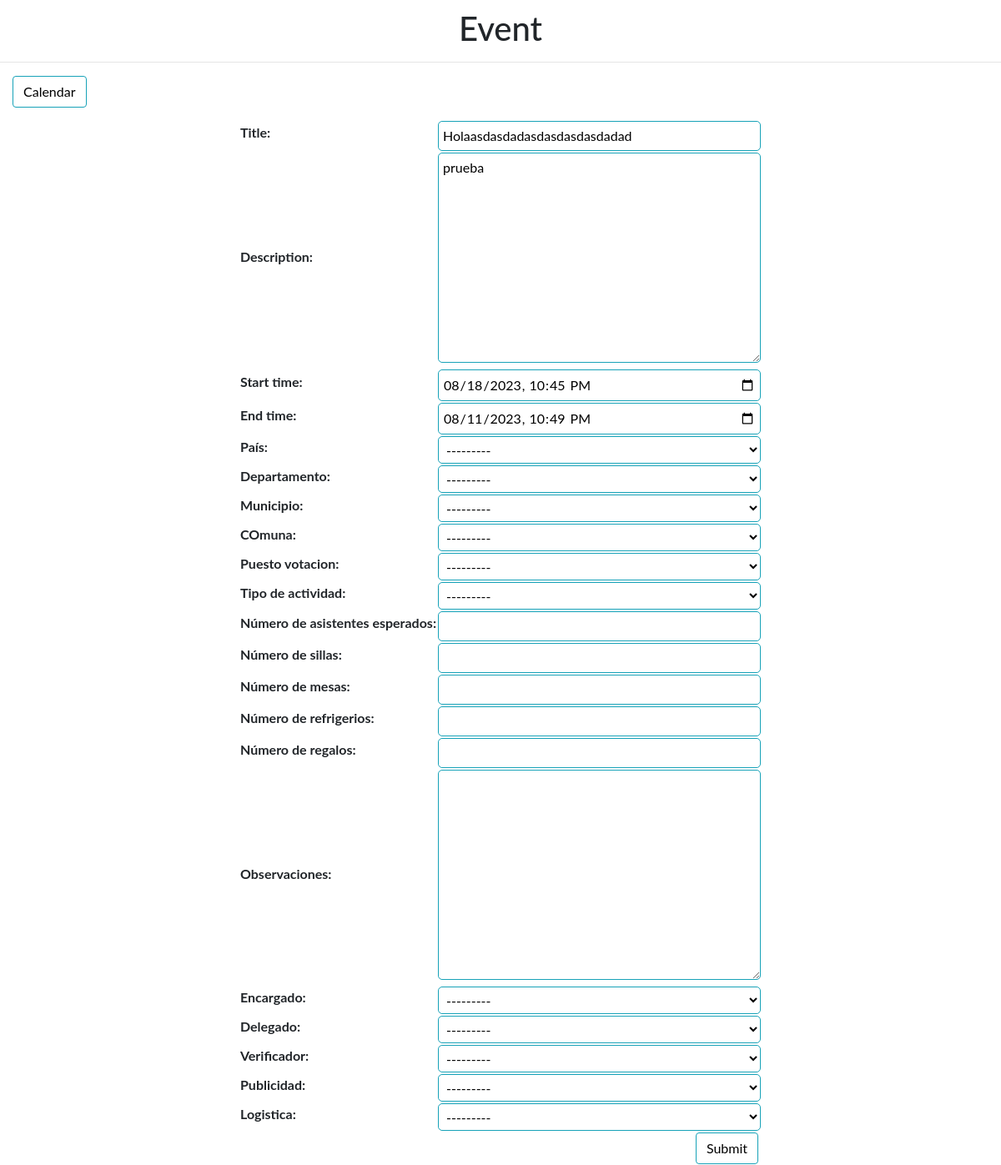
The page /event/edit/1/ on the database its author committed.
### cal/models.py (models this page shows, shortened)
class Event(models.Model):
    title = models.CharField(max_length=200)
    description = models.TextField()
    start_time = models.DateTimeField()
    end_time = models.DateTimeField()
    country = models.ForeignKey(Country, verbose_name='País', on_delete=models.CASCADE, blank=True, null=True)
    state = models.ForeignKey(Region, verbose_name='Departamento', on_delete=models.PROTECT, blank=True, null=True)
    city = models.ForeignKey(City, verbose_name='Municipio', on_delete=models.PROTECT, blank=True, null=True)
    zone = models.ForeignKey(Zone, verbose_name='COmuna', on_delete=models.PROTECT, blank=True, null=True)
    puesto_votacion = models.ForeignKey(VotingPost, verbose_name='Puesto votacion', on_delete=models.PROTECT,
                                        blank=True, null=True)
    type_activity = models.ForeignKey(TypeMeeting, verbose_name='Tipo de actividad', null=True, blank=True,
                                      on_delete=models.PROTECT)
    esteemed_assistants = models.PositiveIntegerField(verbose_name='Número de asistentes esperados', null=True,
                                                      blank=True)
    number_chairs = models.PositiveIntegerField(verbose_name='Número de sillas', null=True, blank=True)
    number_tables = models.PositiveIntegerField(verbose_name='Número de mesas', null=True, blank=True)
    number_snacks = models.PositiveIntegerField(verbose_name='Número de refrigerios', null=True, blank=True)
    number_gifts = models.PositiveIntegerField(verbose_name='Número de regalos', null=True, blank=True)
    observations = models.TextField(verbose_name='Observaciones', null=True, blank=True)
    encargado = models.ForeignKey(Profile, related_name='Encargadoreunion', on_delete=models.PROTECT, null=True,
                                  blank=True)
    delegado = models.ForeignKey(Profile, related_name='delegadoreunion', on_delete=models.PROTECT, null=True,
                                 blank=True)
    verificador = models.ForeignKey(Profile, related_name='verificadorreunion', on_delete=models.PROTECT, null=True,
                                    blank=True)
    publicidad = models.ForeignKey(Profile, related_name='publicidadpureunion', on_delete=models.PROTECT, null=True,
                                   blank=True)
    logistica = models.ForeignKey(Profile, related_name='logisticareunion', on_delete=models.PROTECT, null=True,
                                  blank=True)

### cal/views.py (the view)
# urls.py: re_path(r'^event/edit/(?P<event_id>\d+)/$', views.event, name='event_edit'),
def event(request, event_id=None):
    instance = Event()
    if event_id:
        instance = get_object_or_404(Event, pk=event_id)
    else:
        instance = Event()
    form = EventForm(request.POST or None, instance=instance)
    if request.POST and form.is_valid():
        form.save()
        return HttpResponseRedirect(reverse('cal:calendar'))
    return render(request, 'cal/event.html', {'form': form})

### cal/forms.py
class EventForm(ModelForm):
  class Meta:
    model = Event
    widgets = {
      'start_time': DateInput(attrs={'type': 'datetime-local'}, format='%Y-%m-%dT%H:%M'),
      'end_time': DateInput(attrs={'type': 'datetime-local'}, format='%Y-%m-%dT%H:%M'),
    }
    fields = '__all__'
  def __init__(self, *args, **kwargs):
    super(EventForm, self).__init__(*args, **kwargs)
    self.fields['start_time'].input_formats = ('%Y-%m-%dT%H:%M',)
    self.fields['end_time'].input_formats = ('%Y-%m-%dT%H:%M',)

### cal/templates/cal/event.html (shortened to what this page needs)
{% extends 'cal/base.html' %}
{% block title %}
Event
{% endblock %}
{% block content %}
<div class="clearfix">
  <a class="btn btn-info left" href="{% url 'cal:calendar' %}">Calendar</a>
</div>
<form method="post">
  <table class="form form-table">
    {{ form.as_table }}
    <tr><td colspan="2"><button type="submit" class="btn btn-info right">Submit</button></td></tr>
  </table>
</form>
{% endblock %}

### cal/templates/cal/base.html (shortened to what this page needs)
{% load static %}
<!doctype html>
<html lang="en">
<head>
  <link rel="stylesheet" href="https://maxcdn.bootstrapcdn.com/bootstrap/4.0.0/css/bootstrap.min.css"
>
  <link rel="stylesheet" href="https://use.fontawesome.com/releases/v5.0.10/css/all.css"
>
  <link rel="stylesheet" type="text/css" href="{% static 'cal/css/styles.css' %}">
</head>
<body>
  <h1 class="title">{% block title %}{% endblock %}</h1>
  <hr>
  {% block content %}
  {% endblock %}
</body>
</html>

### cal/static/cal/css/styles.css (style rules this page uses)
body { font-family: "ptsans", "Lato", "Helvetica Neue", Helvetica, Arial, sans-serif; }
.left { float: left; }
.right { float: right; }
.btn { outline: none; color: black; background-color: transparent; box-shadow: 0 0 0 0; margin-right: 3px; }
.clearfix { margin: 15px; }
.form { margin: auto; }
.form input, .form select, .form textarea { border-radius: 5px; border: 1px solid #17a2b8; outline: none; background: none; padding: 5px; width: 100%; }
.title { text-align: center; margin: 10px; }
a { color: #17a2b8; }

### rows shown on the page
Event: title "Holaasdasdadasdasdasdasdadad", description "prueba", start_time "08/18/2023 22:45", end_time "08/11/2023 22:49", country "---------", state "---------", city "---------", zone "---------", puesto_votacion "---------", type_activity "---------", encargado "---------", delegado "---------", verificador "---------", publicidad "---------", logistica "---------"
